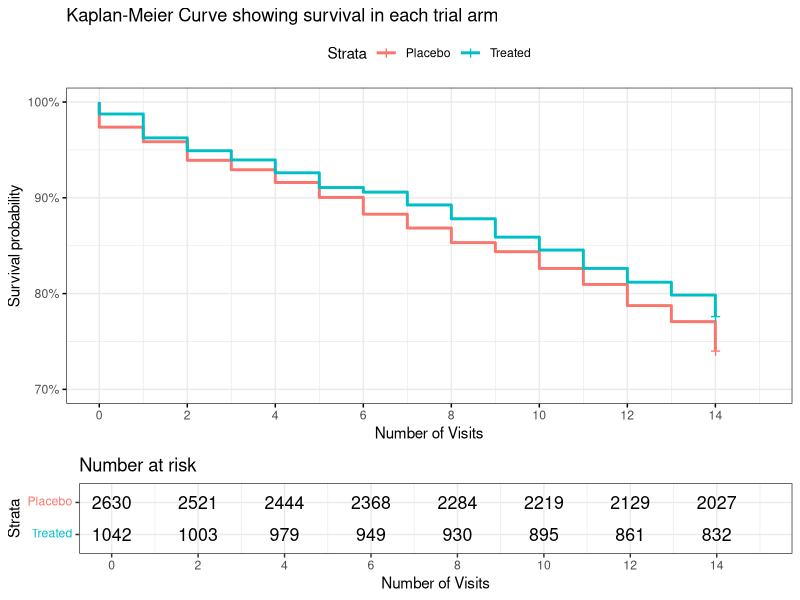

The R script that drew this image: (Note: this script raises an error after producing the figure.)
###########################################################################
# File name: workshop_v4.R
# Programmer: Lucia Petito
# Date: November 1, 2018
# Purpose: Commented code to accompany causal survival workshop
###########################################################################

# Code Section 0 - Data Setup ---------------------------------------

# Load the following packages. If they do not exist on your computer,
# this code will automatically install them into your default library. 
# To set working directory
if(!require(here)) { install.packages("here"); require(here)}
# To use restricted cubic splines
if(!require(rms)) { install.packages("rms"); require(rms)}
# To run Cox PH models
if(!require(survival)) { install.packages("survival"); require(survival)}
# To calculate robust estimates of standard errors
if(!require(sandwich)) { install.packages("sandwich"); require(sandwich)}
if(!require(lmtest)) { install.packages("lmtest"); require(lmtest)}
# To plot results
if(!require(ggplot2)) { install.packages("ggplot2"); require(ggplot2)}
# To plot survival curves
if(!require(survminer)) { install.packages("survminer"); require(survminer)}
# To easily change data from long to wide
if(!require(reshape2)) { install.packages("reshape2"); require(reshape2)}
set_here()

# Code Section 1 - Data Exploration ---------------------------------------

# Load the data from the trial
trial <- read.csv(here("trial1.csv"), header=TRUE)

# Print the names of the available variables
names(trial)

# Look at the first 100 observations of the variables 'simid', 'visit', and 'rand'
View(trial[1:100, c('simID', 'visit', 'rand')])

# Total person-time
pt <- nrow(trial)

# Sample size
n <- length(unique(trial$simID))

# Number of observations at each visit
visitprocess <- table(trial$visit)

# Create 'maxVisit' - total amount of time each individual contributed
trial$maxVisit <- ave(trial$visit, trial$simID, FUN=max)

# The variable death is only '1' at end-of-followup
# Create 'deathOverall' - an indicator of whether an individual died at any 
# point during follow-up
trial$deathOverall <- ave(trial$death, trial$simID, FUN=sum)

# Create 'baseline' - data collected at visit 0
baseline <- trial[trial$visit==0,]

pt
n
visitprocess
with(baseline, table(rand))
with(baseline, table(rand, deathOverall))
with(baseline, round(100*prop.table(table(rand, deathOverall), 1), 1))


# Code Section 2 - Kaplan Meier -------------------------------------------

# Use kaplan meier to nonparametrically estimate survival in each arm
# Note - this requires 1 observation per person of T (maxVisit - end of follow-up) and
# Delta (an indicator of whether death occurred at end of follow-up)
kmfit <- survfit(Surv(maxVisit, deathOverall) ~ rand, data = baseline)
summary(kmfit)

# Plot the output
ggsurvplot(kmfit, 
           data = baseline,
           conf.int=F,
           legend.labs = c("Placebo", "Treated"),
           ylim = c(0.7, 1),
           surv.scale = 'percent',
           xlab = "Number of Visits",
           title = "Kaplan-Meier Curve showing survival in each trial arm",
           risk.table = TRUE,
           break.time.by=2,
           ggtheme = theme_bw())

png(filename = "ITTkm.png", width = 2*1024, height = 2*1024, units = 'px', res = 72*5)
p1
dev.off()
# Code Section 3 - Conditional Hazard Ratios ------------------------------

# Data processing: create squared time variable [visit2]
trial$visit2 <- trial$visit*trial$visit

# Calculate the unadjusted hazard ratio from a Cox PH model
cox_fit <- coxph(Surv(maxVisit, deathOverall) ~ rand, data = baseline, method='breslow')
summary(cox_fit)

# Calculate the unadjusted hazard ratio from a pooled logistic regression model
plr_fit <- glm(death ~ visit + visit2 + rand, data = trial, family=binomial())
coeftest(plr_fit, vcov=vcovHC(plr_fit, type="HC1")) # To get robust SE estimates
exp(coef(plr_fit)) # to get Hazard Ratios

# Calculate the baseline covariate-adjusted hazard ratio from a Cox PH model
adj_cox_fit <- coxph(Surv(maxVisit, deathOverall) ~ rand + mi_bin + NIHA_b + HiSerChol_b +
                       HiSerTrigly_b + HiHeart_b + CHF_b + 
                       AP_b + IC_b + DIUR_b + AntiHyp_b + 
                       OralHyp_b + CardioM_b + AnyQQS_b + 
                       AnySTDep_b + FVEB_b + VCD_b, 
                     data = baseline, method='breslow')
summary(adj_cox_fit)

# Calculate the baseline covariate-adjusted hazard ratio from a pooled logistic regression model
adj_plr_fit <- glm(death ~ visit + visit2 + rand + mi_bin + NIHA_b + HiSerChol_b +
                     HiSerTrigly_b + HiHeart_b + CHF_b + 
                     AP_b + IC_b + DIUR_b + AntiHyp_b + 
                     OralHyp_b + CardioM_b + AnyQQS_b + 
                     AnySTDep_b + FVEB_b + VCD_b, data = trial, family=binomial())
coeftest(adj_plr_fit, vcov=vcovHC(adj_plr_fit, type="HC1")) # To get robust SE estimates
exp(coef(adj_plr_fit))

# Code Section 4 - Marginal Effects ---------------------------------------

# Step 1. Data processing: interaction terms
# Create interaction terms between visit, visit2, and randomization
trial$randvisit <- trial$rand*trial$visit
trial$randvisit2 <- trial$rand*trial$visit2

# Step 2. Fit a pooled logistic  regression model with interaction terms between 
# rand and visit & visit1 to allow flexible fitting of baseline hazard
adj_plr_ix_fit <- glm(death ~ visit + visit2 + rand + randvisit + randvisit2 + 
                        mi_bin + NIHA_b + HiSerChol_b +
                        HiSerTrigly_b + HiHeart_b + CHF_b + 
                        AP_b + IC_b + DIUR_b + AntiHyp_b + 
                        OralHyp_b + CardioM_b + AnyQQS_b + 
                        AnySTDep_b + FVEB_b + VCD_b, data = trial, family=binomial)
summary(adj_plr_ix_fit)
exp(coef(adj_plr_ix_fit))

# Step 3. Create simulated data where everyone is treated
# Expand baseline so it contains a visit at each time point for every individual
# where the baseline information has been carried forward at each time
treated <- baseline[rep(1:n,each=15),]
treated$visit <- rep(0:14, times=n) # This recreates the time variable
treated$visit2 <- treated$visit * treated$visit # This recreates the time squared variable

# Set the treatment assignment to '1' for each individual and
# recreate the splined visit term and the interaction terms
treated$rand <- 1
treated$randvisit <- treated$rand*treated$visit
treated$randvisit2 <- treated$rand*treated$visit2

# 'predict' returns predicted "density" of survival at each time
# conditional on covariates
# Turn these into predicted survival density by subtracting from 1
treated$p <- 1 - predict(adj_plr_ix_fit, newdata=treated, type='response')
# We calculate survival by taking the cumulative product by individual
treated$s <- ave(treated$p, treated$simID, FUN=cumprod)

# Step 4. Create simulated data where everyone receives placebo
# When simulating data in the placebo arm, only difference from treated is 
# in the randomization assignment, and resulting interaction terms
placebo <- treated
placebo$rand <- 0
placebo$randvisit <- placebo$rand*placebo$visit
placebo$randvisit2 <- placebo$rand*placebo$visit2

# 'predict' returns predicted probability density at each time
# conditional on covariates
# We turn them into predicted survival density by subtracting from 1
placebo$p <- 1 - predict(adj_plr_ix_fit, newdata=placebo, type='response')
# We calculate survival by taking the cumulative product by individual
placebo$s <- ave(placebo$p, placebo$simID, FUN=cumprod)

# Step 5. Calculate standardized survival at each time
# Create concatenated dataset, only keep s, rand, and visit
both <- rbind(treated, placebo)
both <- both[,c('s', 'rand', 'visit')]

# Calculate the mean survival at each visit within each treatment arm
results <- aggregate(s ~ visit + rand, FUN=mean, data=both)

# Edit results data frame to reflect that our estimates are for the END of the interval [t, t+1)
# Add a row for each of Placebo and Treated where survival at time 0 is 1.
results$visit <- results$visit + 1
results <- rbind(c(0, 0, 1), c(0, 1, 1), results)

# Add a variable that treats randomization as a factor
results$randf <- factor(results$rand, labels = c("Placebo", "Treated"))

# Step 6. Plot the results
p2 <- ggplot(results, aes(x=visit, y=s))+
  geom_line(aes(colour=randf)) +
  geom_point(aes(colour=randf))+
  xlab("Number of Visits") +
  scale_x_continuous(limits = c(0, 15), breaks=seq(0,15,2)) +
  ylab("Probability of Survival") +
  ggtitle("Survival Curves Standardized for Baseline Covariate Distribution") +
  labs(colour="Treatment Arm") +
  theme_bw() +
  theme(legend.position="bottom")
p2
png(filename = "ITTsurv.png", width = 2*1060, height = 2*1024, units = 'px', res = 72*5)
p2
dev.off()

# Step 7. Calculate risk difference and hazard ratio at 14 weeks
# Transpose the data so survival in each treatment arm is separate
wideres <- dcast(results, visit ~ randf, value.var = 's')
head(wideres)

# Create summary statistics
wideres$RD <- (1-wideres$Treated) - (1-wideres$Placebo)
wideres$logRatio <- log(wideres$Treated) / log(wideres$Placebo)
wideres$logRatio[1] <- NA
wideres$cHR <- sapply(0:15, FUN=function(x){mean(wideres$logRatio[wideres$visit <= x], na.rm=T)})

# Print all wide results to fill in table
round(wideres, 3)

# Overall Hazard Ratio
wideres$cHR[wideres$visit==15]
# Risk difference at end of 14 visits
wideres$RD[wideres$visit==15]
# Cumulative incidence ratio at end of 14 visits
with(wideres[wideres$visit==15,], (1 - Treated) / (1 - Placebo))


# Code Section 5 - Data cleaning for IPW ----------------------------------

# Remove all objects from the R environment EXCEPT the cleaned trial dataframe
rm(list=setdiff(ls(), "trial"))

# Create a placebo dataset that only contains individuals with placebo
placebo <- trial[trial$rand==0,]

# Check to see how many individuals in your dataset
n <- length(unique(placebo$simID))
n

# Number of individuals who adhered versus did not adhere at visit 0
table(placebo$adhr_b[placebo$visit==0])

# View first 100 observations of simID, visit, adhr_b, and adhr, and 
# simID, visit, adhr_b, and adhr where adhr_b==1 to understand these variables better
View(placebo[1:50,c("simID", 'visit', 'adhr_b', 'adhr')])
View(placebo[placebo$adhr_b==1,c("simID", 'visit', 'adhr_b', 'adhr')])

# Create interaction terms between exposure (adhr_b) and visit, visit2
placebo$adhr0visit <- placebo$adhr_b*placebo$visit
placebo$adhr0visit2 <- placebo$adhr_b*placebo$visit2

# Create censoring variable - indicate when individual deviates from baseline
placebo$cens_new <- as.numeric(placebo$adhr != placebo$adhr_b) 

# Create variable that identifies perfect adherers (when 0)
placebo$perfectAdhr <- ave(placebo$cens_new, placebo$simID, FUN=sum)

# Need to recreate maxVisit and deathOverall - slightly more complicated now
placebo$maxVisit <- unlist(by(placebo, placebo$simID, FUN=function(subsi){
  # subsi is the subset of the data for individual i
  if(subsi$perfectAdhr[1]==0){# If there is perfect adherence at all times to baseline adherence,
    m <- max(subsi$visit) # Just use maximum observed visit
  } else { # If at some point individual i deviates from their baseline adherence,
    # Use the first visit where they deviated
    m <-min(subsi$visit[subsi$cens_new==1])
  }
  rep(m, nrow(subsi)) # Add this column to subsi
}) )
placebo$deathOverall <- unlist(by(placebo, placebo$simID, FUN=function(subsi){
  # subsi is the subset of the data for individual i
  # m indicates whether death happened while individual i was still contributing person-time
  m <- as.numeric(sum(subsi$death[subsi$visit <= subsi$maxVisit]) > 0)
  rep(m, nrow(subsi)) # Add this column to subsi
}) )

# Create baseline data
baseline <- placebo[placebo$visit==0,]

# Check kaplan-meier fit in each arm
kmfit <- survfit(Surv(maxVisit, deathOverall) ~ adhr_b, data = baseline)
summary(kmfit)

# Plot the output
p3 <- ggsurvplot(kmfit, 
           data = baseline,
           conf.int=F,
           ylim = c(0.65, 1),
           surv.scale = 'percent',
           legend.labs = c("Nonadherers", "Adherers"),
           xlab = "Number of Visits",
           title = "Kaplan-Meier Curve showing survival by adherence",
           risk.table = TRUE,
           break.time.by=2,
           ggtheme = theme_bw())
p3

png(filename = "PPkm.png", width = 2*1024, height = 2*1024, units = 'px', res = 72*5)
p3
dev.off()

# Code Section 6 - Weight Creation ----------------------------------------

# Numerator: Pr(adhr(t)=1|adhr_b, Baseline covariates)
# This model is created in data EXCLUDING the baseline visit

nFit <- glm(adhr ~ visit + visit2 + adhr_b + 
              mi_bin + NIHA_b + HiSerChol_b +
              HiSerTrigly_b + HiHeart_b + CHF_b + 
              AP_b + IC_b + DIUR_b + AntiHyp_b + 
              OralHyp_b + CardioM_b + AnyQQS_b + 
              AnySTDep_b + FVEB_b + VCD_b,
            data=placebo[placebo$visit > 0,],
            family=binomial())

# Create predicted probability at each time point 
# (Pr(adhr(t) = 1 | adhr_b, baseline))
placebo$pnum <- predict(nFit, newdata=placebo, type='response')

# Denominator: Pr(adhr(t)=1|adhr_b, Baseline covariates, Time-varying covariates)
dFit <- glm(adhr ~ visit + visit2 + adhr_b + 
              mi_bin + NIHA_b + HiSerChol_b +
              HiSerTrigly_b + HiHeart_b + CHF_b + 
              AP_b + IC_b + DIUR_b + AntiHyp_b + 
              OralHyp_b + CardioM_b + AnyQQS_b + 
              AnySTDep_b + FVEB_b + VCD_b +
              NIHA + HiSerChol +
              HiSerTrigly + HiHeart + CHF +
              AP + IC + DIUR + AntiHyp +
              OralHyp + CardioM + AnyQQS +
              AnySTDep + FVEB + VCD,
            data=placebo[placebo$visit > 0,],
            family=binomial())
# Create predicted probability at each time point 
# (Pr(adhr(t) = 1 | adhr_b, baseline, time-varying covariates))
placebo$pdenom <-  predict(dFit, newdata=placebo, type='response')

# Sort placebo by simID and visit
placebo <- placebo[order(placebo$simID, placebo$visit),]

# Contribution from adhr(t) = 0 is 1 - p
# Contribution from adhr(t) = 1 is p
placebo$numCont <- with(placebo, adhr*pnum + (1-adhr)*(1-pnum))
placebo$denCont <- with(placebo, adhr*pdenom + (1-adhr)*(1-pdenom))

# Set contribution at baseline visit to 1
placebo$numCont[placebo$visit==0] <- 1; placebo$denCont[placebo$visit==0] <- 1

# Numerator
placebo$k1_0 <- with(placebo, ave(numCont, simID, FUN=cumprod))
# Denominator
placebo$k1_w <- with(placebo, ave(denCont, simID, FUN=cumprod))

# Create both stabilized and unstabilized weights
placebo$stabw <- with(placebo, k1_0 / k1_w)
placebo$unstabw <- with(placebo, 1 / k1_w)

# Check the weights
# Can do this with built-in functions
summary(placebo$stabw); quantile(placebo$stabw, p=c(0.01, 0.10, 0.25, 0.5, 0.75, 0.9, 0.95, 0.99, 0.995))
summary(placebo$unstabw); quantile(placebo$unstabw, p=c(0.01, 0.10, 0.25, 0.5, 0.75, 0.9, 0.95, 0.99, 0.995))

# Or write something for yourself
wt_check_fxn <- function(x, d){
  # x - weight vector
  # d - number of digits to round to
  round(data.frame(N = length(x),
                   Missing = sum(is.na(x)),
                   Distinct = length(unique(x)),
                   Mean = mean(x, na.rm=T),
                   SD = sd(x, na.rm=T),
                   Min = min(x, na.rm=T),
                   Q.01 = quantile(x, p=0.01),
                   Q.25 = quantile(x, p=0.25),
                   Q.50 = quantile(x, p=0.5),
                   Q.75 = quantile(x, p=0.75),
                   Q.90 = quantile(x, p=0.9),
                   Q.95 = quantile(x, p=0.95),
                   Q.99 = quantile(x, p=0.99),
                   Q.995 = quantile(x, p=0.995),
                   Max = max(x, na.rm=T) ), digits=d)
}
wt_check_fxn(placebo$stabw, 3)
wt_check_fxn(placebo$unstabw, 3)

# To prevent high weights from too much influence, truncate
threshold <- quantile(placebo$stabw, 0.99) # Here we chose 99th %tile
placebo$stabw_t <- placebo$stabw
placebo$stabw_t[placebo$stabw > threshold] <- threshold

wt_check_fxn(placebo$stabw_t, 3)

# Code Section 7 - Weighted Conditional Hazard Ratios ---------------------

# Truncated stabilized weights
plrFit_SWT <- glm(death ~ visit + visit2 + adhr_b + 
                    mi_bin + NIHA_b + HiSerChol_b +
                    HiSerTrigly_b + HiHeart_b + CHF_b + 
                    AP_b + IC_b + DIUR_b + AntiHyp_b + 
                    OralHyp_b + CardioM_b + AnyQQS_b + 
                    AnySTDep_b + FVEB_b + VCD_b,
                  data=placebo[placebo$visit <= placebo$maxVisit,],
                  weights = stabw_t,
                  family=quasibinomial())
coeftest(plrFit_SWT, vcov=vcovHC(plrFit_SWT, type="HC1")) # To get robust SE estimates
exp(coef(plrFit_SWT)) # to get Hazard Ratios

# Try changing "weights = stabw_t, " to 
# "weights = stabw_t, " for stabilized fit
# "weights = unstabw, " for unstabilized fit

# Code Section 8 - Weighted Survival Curves -------------------------------

# Step 1. Estimate weighted outcome regression with interactions
plrixFit_USW <- glm(death ~ visit + visit2 + adhr_b + 
                      adhr0visit + adhr0visit2 +
                      mi_bin + NIHA_b + HiSerChol_b +
                      HiSerTrigly_b + HiHeart_b + CHF_b + 
                      AP_b + IC_b + DIUR_b + AntiHyp_b + 
                      OralHyp_b + CardioM_b + AnyQQS_b + 
                      AnySTDep_b + FVEB_b + VCD_b,
                    data=placebo[placebo$visit <= placebo$maxVisit,],
                    weights = stabw_t,
                    family=quasibinomial())

summary(plrixFit_USW)
exp(coef(plrixFit_USW))

# Step 1a. Create dataset with just baseline values 
baseline <- placebo[placebo$visit==0,]

# Step 2. Create simulated data where everyone adheres and doesn't adhere
adherers <- baseline[rep(1:n,each=15),]
adherers$visit <- rep(0:14, times=n) # Recreates the time variable
adherers$visit2 <- adherers$visit * adherers$visit
adherers$adhr_b <- 1
adherers$adhr0visit <- adherers$adhr_b*adherers$visit
adherers$adhr0visit2 <- adherers$adhr_b*adherers$visit2
adherers$p <- 1 - predict(plrixFit_USW, newdata=adherers, type='response')
adherers$s <- ave(adherers$p, adherers$simID, FUN=cumprod)

# Nonadherers
nonadherers <- adherers
nonadherers$adhr_b <- 0
nonadherers$adhr0visit <- nonadherers$adhr_b*nonadherers$visit
nonadherers$adhr0visit2 <- nonadherers$adhr_b*nonadherers$visit2
nonadherers$p <- 1 - predict(plrixFit_USW, newdata=nonadherers, type='response')
nonadherers$s <- ave(nonadherers$p, nonadherers$simID, FUN=cumprod)

# Step 3. Calculate standardized survival at each time
# Create concatenated dataset, only keep s, adhr_b, and visit
both <- rbind(adherers, nonadherers)
both <- both[,c('s', 'adhr_b', 'visit')]

# Calculate the mean survival at each visit within each adherer group
results <- aggregate(s ~ visit + adhr_b, FUN=mean, data=both)

# Edit results data frame to reflect that our estimates are for the END of the interval [t, t+1)
# Add a row for each of Placebo and Treated where survival at time 0 is 1.
results$visit <- results$visit + 1
results <- rbind(c(0, 0, 1), c(0, 1, 1), results)

# Add a variable that treats randomization as a factor
results$adhrf <- factor(results$adhr_b, labels = c("Nonadherers", "Adherers"))

# Plot the results
p4 <- ggplot(results, aes(x=visit, y=s)) + 
  geom_line(aes(colour=adhrf)) +
  geom_point(aes(colour=adhrf))+
  xlab("Number of Visits") +
  scale_x_continuous(limits = c(0, 15), breaks=seq(0,15,2)) +
  ylab("Probability of Survival") +
  ggtitle("Survival Curves Standardized for Baseline Covariate Distribution \nand weighted for time-varying confounders") +
  labs(colour="Adherer Group") +
  theme_bw() +
  theme(legend.position="bottom") 
p4
png(filename = "PPsurv.png", width = 2*1060, height = 2*1024, units = 'px', res = 72*5)
p4
dev.off()

# Step 4. Calculate risk difference and hazard ratio at 14 weeks (EOF)
# Transpose the data so survival in each treatment arm is separate
wideres <- dcast(results, visit ~ adhrf, value.var = 's')
head(wideres)
wideres$RD <- (1 - wideres$Adherers) - (1 - wideres$Nonadherers)
wideres$logRatio <- log(wideres$Adherers) / log(wideres$Nonadherers)
wideres$logRatio[1] <- NA
wideres$cHR <- sapply(0:15, FUN=function(x){mean(wideres$logRatio[wideres$visit <= x], na.rm=T)})

# Overall Hazard Ratio
wideres$cHR[wideres$visit==15]
# Risk difference at 14 visits
wideres$RD[wideres$visit==15]
# Cumulative incidence ratio at end of 14 visits
with(wideres[wideres$visit==15,], (1 - Adherers) / (1 - Nonadherers))


# Extra Code - Bootstrapping Unadjustd Pooled Logistic Regression --------

# Remove all objects from the R environment EXCEPT the cleaned trial dataframe
rm(list=setdiff(ls(), "trial"))

# Data processing: create squared time variable [visit2]
trial$visit2 <- trial$visit*trial$visit

# Calculate the unadjusted hazard ratio from a pooled logistic regression model
plr_fit <- glm(death ~ visit + visit2 + rand, data = trial, family=binomial())
coeftest(plr_fit, vcov=vcovHC(plr_fit, type="HC1")) # To get robust SE estimates
exp(coef(plr_fit)[['rand']]) # to get Hazard Ratio
exp(coefci(plr_fit, parm = 'rand', vcov=vcovHC(plr_fit, type="HC1")))

# Use the ClusterBootstrap package - this is REALLY slow
# library(ClusterBootstrap)
# set.seed(1)
# system.time(bootobj <- clusbootglm(death ~ visit + visit2 + rand, data=trial, 
#                                    clusterid = simID, family=binomial, B=25,
#                                    confint.level = 0.95, n.cores=detectCores()-1))
# exp(coef(plr_fit)[['rand']])
# exp(confint(bootobj, parm = "rand", level=0.95, interval.type = "percentile"))

# Do something more complicated
# Register parallel backend
if(!require(doParallel)) { install.packages("doParallel"); require(doParallel)}
if(!require(foreach)) { install.packages("foreach"); require(foreach)}
registerDoParallel(cores=detectCores()-1)
getDoParWorkers() # Print number of cores
B <- 50
set.seed(123)
# Set up bootstrap samples
ids <- unique(trial$simID)
nind <- length(ids)
bootids <- matrix(ids[sample.int(nind, nind*B, replace=T)], nrow=nind, ncol=B)

# Now bootstrap the results
system.time(bootres <- foreach(i=1:B, .combine=rbind) %dopar% {
  bootdfLoc <- sapply(bootids[,i], function(x) which(trial[,"simID"]==x))
  lengthbid <- sapply(bootids[,i], function(x) length(which(trial[,"simID"]==x))) 
  bootdf <- trial[unlist(bootdfLoc),]
  bootdf$bid <- rep(1:nind, lengthbid)
  
  return(coef(glm(death ~ visit + visit2 + rand, data=bootdf, family=binomial))[['rand']])
})
exp(quantile(bootres, p=c(0.025, 0.975)))


# Now for something even faster!
# Make a list that is B long, where each entry is 
# a matrix indicating how many times each individual occurred in the bth bootstrap resample
if(!require(plyr)) { install.packages("plyr"); require(plyr)}
if(!require(dplyr)) { install.packages("dplyr"); require(dplyr)}
bootidsFreq <- apply(bootids, 2, FUN=function(b){
  temp <- data.frame(simID = b)
  return(plyr::count(temp, vars = 'simID'))
})

system.time(bootres <- foreach(i=1:B, .combine=rbind) %dopar% {
  require(dplyr)
  bootdf <- dplyr::left_join(trial, bootidsFreq[[i]], by = "simID")
  bootdf$freq[is.na(bootdf$freq)] <- 0
  
  return(coef(glm(death ~ visit + visit2 + rand, data=bootdf, family=binomial, weights=freq))[['rand']])
})
exp(quantile(bootres, p=c(0.025, 0.975)))
